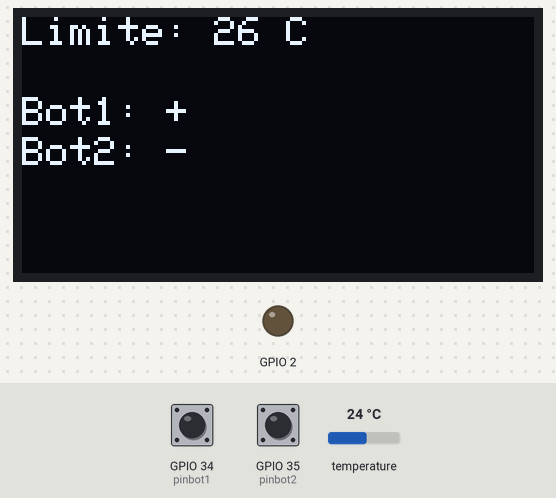
Recording of a sketch running on a simulated ESP32. Parts: 128×64 one-colour display, output pins drawn as LEDs (lit = HIGH). The inputs (shaded band) are chosen by the test bench; at power-on: GPIO 34 (pinbot1) HIGH, temperature 24 °C, GPIO 35 (pinbot2) HIGH. WiFi joins after 1.5 s; servers stay silent unless stated; what the sketch prints to the serial monitor is not drawn.

Above: at 3.1 s.
3.2 s: GPIO 34 (pinbot1) pulled LOW for 0.15 s
At 3.7 s:
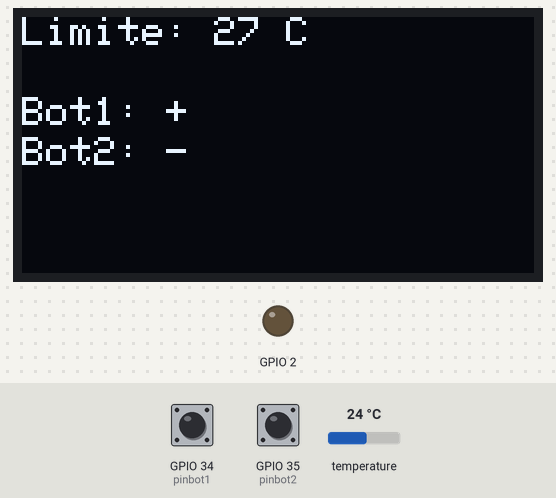
4.8 s: temperature set to 26 °C
6.3 s: temperature set to 29 °C
At 6.9 s:
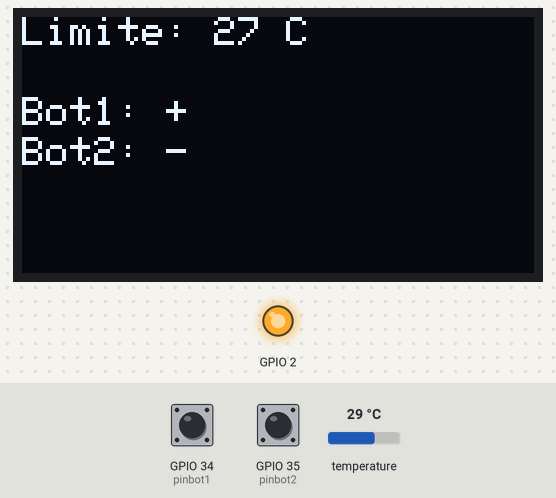
7.9 s: GPIO 34 (pinbot1) pulled LOW for 1 s
At 9.8 s:
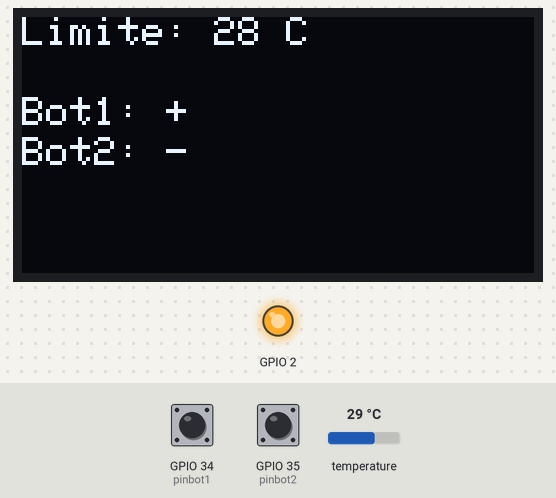
Timing chart, 0 to 11.3 s (numbered marks = the images above; inputs shaded):
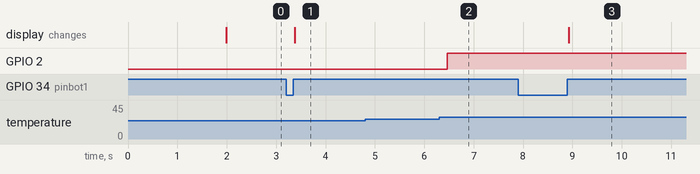

Measured:
- the behaviour switches between 27 and 28 °C on temperature (found by bisection; images 1 and 2)
- after the input at 3.2 s, the display: changes after 0.18 s (image 1)
- after the input at 4.8 s, every drawn part: stays the same
- after the input at 6.3 s, GPIO 2: LOW → HIGH after 0.16 s
- after the input at 7.9 s, the display: changes after 1.0 s (image 3)

The sketch:

TP3_ST_MOFSOVICH_STUL_CHAMES.ino
```cpp
//kevin mofsovich aaron stul y nico chames tp3, telegram con 2 loops
#include <Wire.h>
#include <Adafruit_GFX.h>
#include <Adafruit_SSD1306.h>
#include <Adafruit_Sensor.h>
#include <DHT.h>
#include <DHT_U.h>
#include <WiFi.h>
#include <WiFiClientSecure.h>
#include <UniversalTelegramBot.h>
#include <ArduinoJson.h>
////////////////////////////////////////////////////////////////////
TaskHandle_t Task1;
TaskHandle_t Task2;

////////////////////////////////////////////////////////////////////
const char* ssid = "MECA-IoT";
const char* password = "IoT$2025";
#define BOTtoken "7565913149:AAHVOnKdXOd0jtXWCiurgOqT6DXENc9J19A"
#define CHAT_ID "7173083776"
#define CHAT_ID2 "7173083776"
WiFiClientSecure client;
UniversalTelegramBot bot(BOTtoken, client);
// Telegram y WiFi
// Tiempos
unsigned long lastCheckTime = 0;
const unsigned long checkInterval = 1000;
////////////////////////////////////////////////////////////////////
int pinbot1 = 34;
int pinbot2 = 35;
int led = 26;
unsigned long tiempo;
////////////////////////////////////////////////////////////////////
int limite = 26;
bool hacecalor = false;
////////////////////////////////////////////////////////////////////
#define SCREEN_WIDTH 128
#define SCREEN_HEIGHT 64
#define SDA_PIN 21
#define DHTPIN 23
#define SCL_PIN 22
////////////////////////////////////////////////////////////////////
const long intervalo = 300;
#define DHTTYPE DHT11
DHT_Unified dht(DHTPIN, DHTTYPE);
sensors_event_t event;
Adafruit_SSD1306 display(SCREEN_WIDTH, SCREEN_HEIGHT, &Wire, -1);//inicia la pantalla oled
////////////////////////////////////////////////////////////////////
int opcion = 0;
#define pantallaajuste 0
#define pantallamedicion 1
#define confirmacionmedicion 2
#define subir 3
#define bajar 4
#define confirmacionajuste 5
#define paso0 6
#define paso1 7
#define paso2 8

////////////////////////////////////////////////////////////////////
bool cuentaatras = false;
unsigned long tiempoInicio = 0;
int pasos = 0;
const unsigned long TIEMPO_CUENTA = 5000;  // 5 segundos
bool ledState = false;
bool calor_anterior = false;
////////////////////////////////////////////////////////////////////
void setup() {

  Serial.begin(115200);
  pinMode(2, OUTPUT);
  pinMode(pinbot1, INPUT);
  pinMode(pinbot2, INPUT);

  dht.begin();

  sensor_t sensor;
  dht.temperature().getSensor(&sensor);

  Wire.begin(SDA_PIN, SCL_PIN);

  if (!display.begin(SSD1306_SWITCHCAPVCC, 0x3C)) {//si falla la pantalla
    Serial.println(F("SSD1306 allocation failed"));
  }

  display.clearDisplay();

  display.setTextSize(1);
  display.setTextColor(WHITE);
  display.setCursor(0, 10);
  display.println("Lectura de temperatura:");
  display.display();


               // Conectar a Wi-Fi
  WiFi.begin(ssid, password);
  client.setCACert(TELEGRAM_CERTIFICATE_ROOT);//servidor
  while (WiFi.status() != WL_CONNECTED) {//si el status no se conecta bien
    delay(500);
    Serial.print(".");
  }
  Serial.println("\nWiFi conectado");
  delay(100);
  bot.sendMessage(CHAT_ID, "Bot listo para recibir comandos", "");
    xTaskCreatePinnedToCore(
    Task1code, /* Task function. */
    "Task1",   /* name of task. */
    10000,     /* Stack size of task */
    NULL,      /* parameter of the task */
    1,         /* priority of the task */
    &Task1,    /* Task handle to keep track of created task */
    0);        /* pin task to core 0 */

  //create a task that will be executed in the Task2code() function, with priority 1 and executed on core 1
  xTaskCreatePinnedToCore(
    Task2code, /* Task function. */
    "Task2",   /* name of task. */
    10000,     /* Stack size of task */
    NULL,      /* parameter of the task */
    1,         /* priority of the task */
    &Task2,    /* Task handle to keep track of created task */
    1);        /* pin task to core 1 */
}


//Task1code: blinks an LED every 1000 ms
void Task1code(void* pvParameters) {
  Serial.print("Task1 running on core ");
  Serial.println(xPortGetCoreID());

  for (;;) {
    if (event.temperature > limite) {
      digitalWrite(2, HIGH);
hacecalor = true;
    } else if (event.temperature <limite)

     {
      digitalWrite(2, LOW);
    hacecalor = false;
    }
    unsigned long tiempoahora = millis();
    if (tiempoahora - tiempo >= intervalo) {
      tiempo = tiempoahora;
      dht.temperature().getEvent(&event);

      if (isnan(event.temperature)) {
        display.println("Error leyendo temp");
      }
    }

    int bot1 = digitalRead(pinbot1);
    int bot2 = digitalRead(pinbot2);
    switch (opcion) {
      case pantallaajuste:

        display.clearDisplay();
        display.setCursor(0, 0);
        display.print("Limite: ");
        display.print(limite);
        display.println(" C");
        display.setCursor(0, 10);
        display.setCursor(0, 20);
        display.print("Bot1: +");
        display.setCursor(0, 30);
        display.print("Bot2: -");
        display.display();
        if (bot1 == LOW && bot2 == LOW) {

          opcion = confirmacionajuste;
        }
        if (bot1 == LOW) {

          opcion = subir;
        }
        if (bot2 == LOW) {

          opcion = bajar;
        }
        break;
      case pantallamedicion:

        display.clearDisplay();
        display.setCursor(0, 0);
        display.print("Temp: ");
        display.print(event.temperature);
        display.println(" C");
        display.setCursor(0, 20);

        display.setCursor(0, 40);
        display.print("Limite: ");
        display.print(limite);
        display.println(" C");
        display.print("pasos");
        display.println(pasos);
        display.display();
        if (tiempoahora - tiempoInicio >= TIEMPO_CUENTA) {
          pasos = 0;
        }


        if (pasos == 0) {
          if (bot1 == LOW && bot2 == HIGH) {
            opcion = paso0;
          } else if (bot1 == HIGH && bot2 == LOW) {
            pasos = 0;
          }
        }

        if (pasos == 1) {
          if (bot1 == HIGH && bot2 == LOW) {
            opcion = paso1;
          } else if (bot1 == LOW && bot2 == HIGH) {
            pasos = 0;
          }
        }
        if (pasos == 2) {
          if (bot1 == LOW && bot2 == HIGH) {
            opcion = paso2;
          } else if (bot1 == HIGH && bot2 == LOW) {
            pasos = 0;
          }
        }
        if (pasos == 3) {
          opcion = confirmacionmedicion;
        }
        break;
      case confirmacionmedicion:
        if (bot1 == HIGH && bot2 == HIGH) {
          pasos = 0;
          opcion = pantallaajuste;
        }
        break;
      case confirmacionajuste:
        if (bot1 == HIGH && bot2 == HIGH) {

          opcion = pantallamedicion;
        }
        break;
      case paso0:
        if (bot1 == HIGH && bot2 == HIGH) {
          tiempoInicio = millis();
          pasos = 1;

          opcion = pantallamedicion;
        }
        break;
      case paso1:
        if (bot1 == HIGH && bot2 == HIGH) {
          tiempoInicio = millis();
          pasos = 2;
          opcion = pantallamedicion;
        }
        break;
      case paso2:
        if (bot1 == HIGH && bot2 == HIGH) {
          pasos = 3;
          opcion = pantallamedicion;
        }
        break;
      case subir:
        if (bot1 == HIGH) {
          limite++;
          opcion = pantallaajuste;
        }
        if (bot1 == LOW && bot2 == LOW) {

          opcion = confirmacionajuste;
        }
        break;
      case bajar:
        if (bot2 == HIGH) {
          limite--;
          opcion = pantallaajuste;
        }
        if (bot1 == LOW && bot2 == LOW) {

          opcion = confirmacionajuste;
        }
        break;
    }
  }
}

//Task2code: blinks an LED every 700 ms
void Task2code(void* pvParameters) {
  Serial.print("Task2 running on core ");
  Serial.println(xPortGetCoreID());

  for (;;) {
  if (hacecalor && !calor_anterior) {
      bot.sendMessage(CHAT_ID, "Hace calor...", "");
      calor_anterior = true;
    }
   if (!hacecalor) {
      calor_anterior = false;
    }

    if (millis() > lastCheckTime + checkInterval) {
      int numNewMessages = bot.getUpdates(bot.last_message_received + 1);

      while (numNewMessages != 0) {
        Serial.println("got response");
        handleNewMessages(numNewMessages);
        numNewMessages = bot.getUpdates(bot.last_message_received + 1);
      }
      lastCheckTime = millis();
    }
  }
}

void handleNewMessages(int numNewMessages) {
  Serial.println("handleNewMessages");
  Serial.println(String(numNewMessages));

  for (int i = 0; i < numNewMessages; i++) {
    // Chat id of the requester
    String chat_id = String(bot.messages[i].chat_id);
    if (chat_id != CHAT_ID) {
      bot.sendMessage(chat_id, "Unauthorized user", "");
      continue;
    }

    // Print the received message
    String text = bot.messages[i].text;
    Serial.println(text);

  if (text == "/temp") {
       bot.sendMessage(chat_id, "hay ", "");
        bot.sendMessage(chat_id, String(event.temperature) , "");


    }
  }
}

void loop() {
}
```
